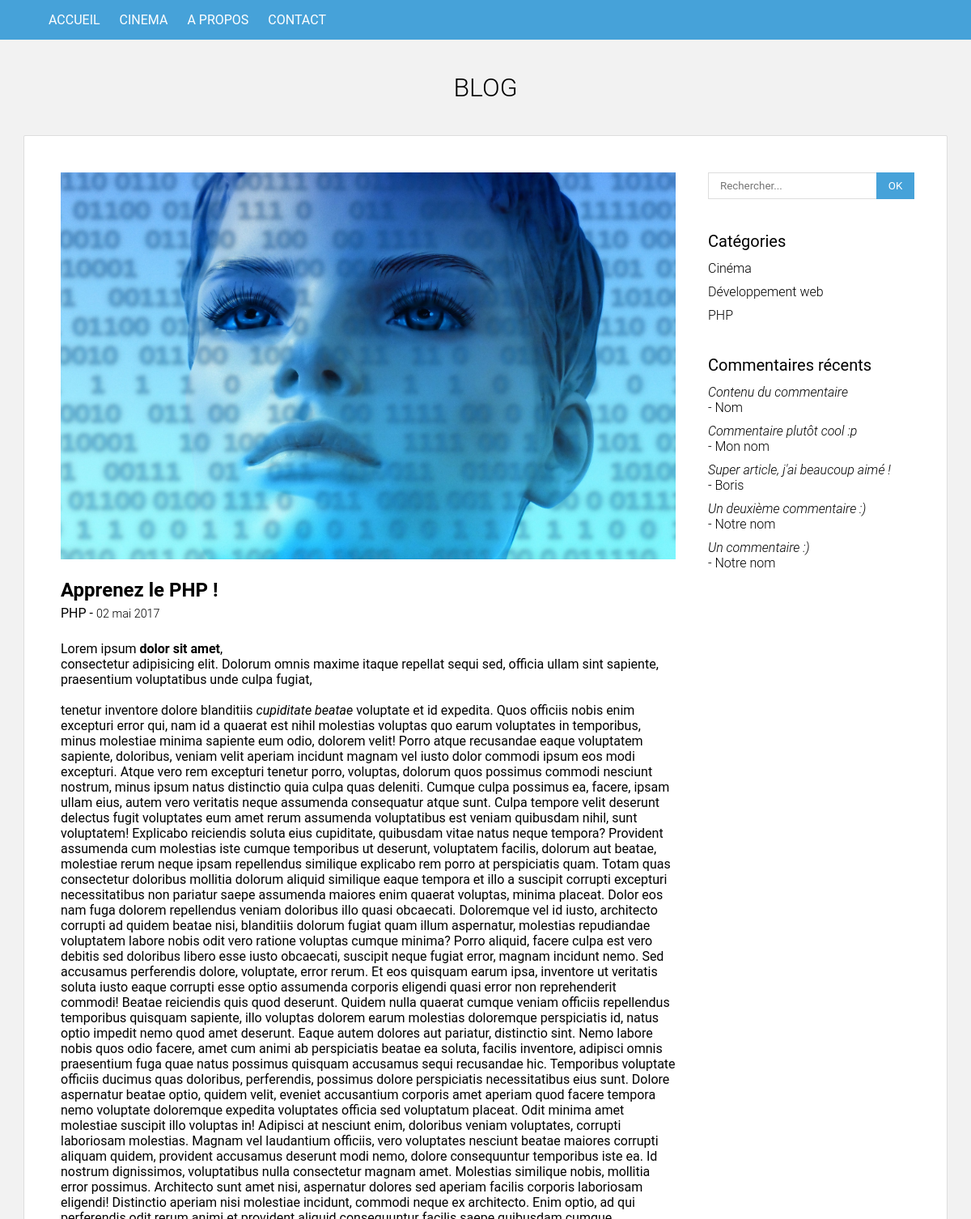
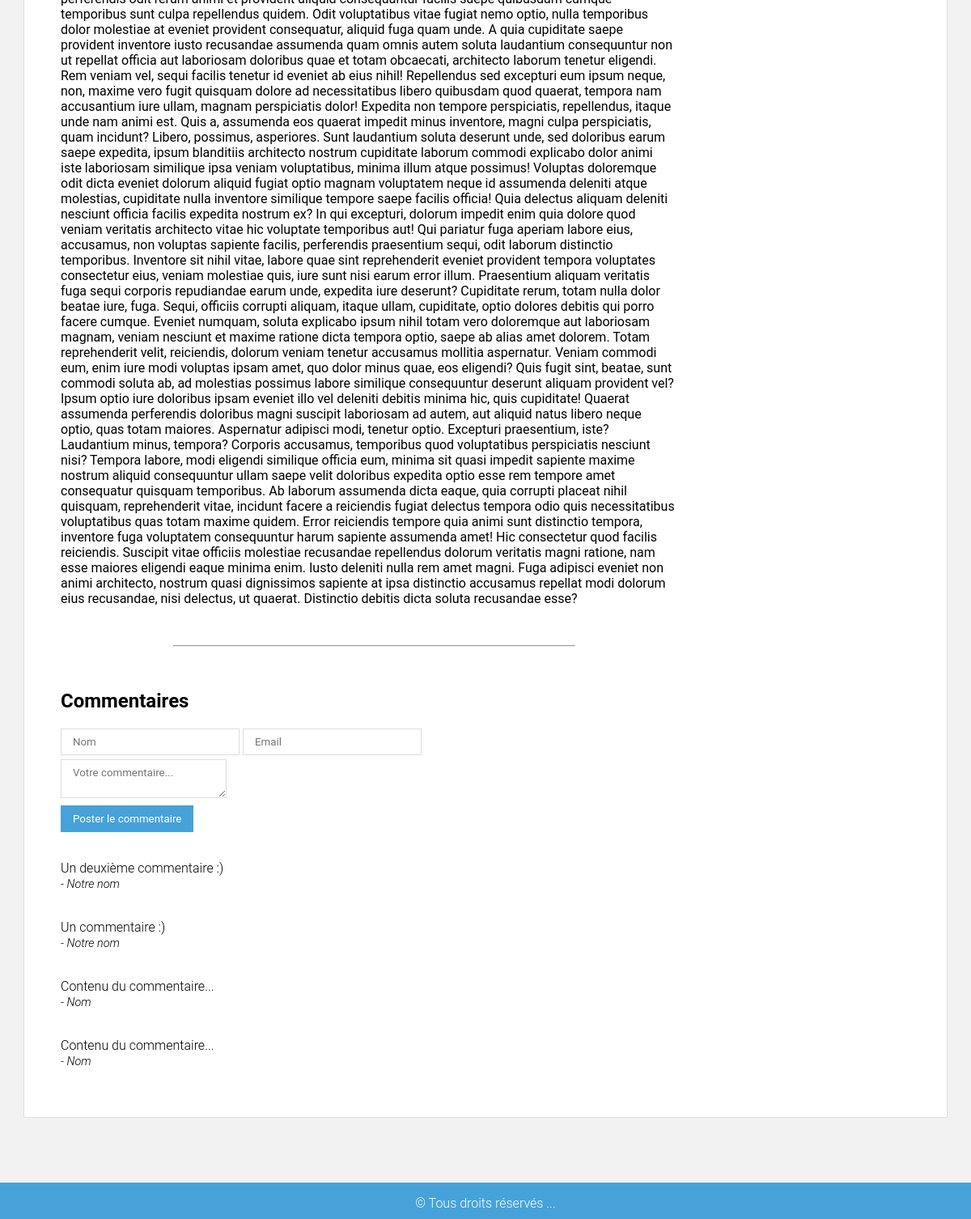
The page /article.php?id=6 on the database its author committed (2 pictures, top to bottom).
### tables this page shows
CREATE TABLE `articles` (
  `id` int(11) NOT NULL,
  `titre` varchar(255) NOT NULL,
  `contenu` text NOT NULL,
  `categorie` varchar(255) NOT NULL,
  `datetime_post` datetime NOT NULL
);

CREATE TABLE `categories` (
  `id` int(11) NOT NULL,
  `categorie` varchar(255) NOT NULL,
  `categorie_url` varchar(255) NOT NULL
);

CREATE TABLE `commentaires` (
  `id` int(11) NOT NULL,
  `id_article` int(11) NOT NULL,
  `nom` varchar(255) NOT NULL,
  `email` varchar(255) NOT NULL,
  `contenu` text NOT NULL
);

### php/functions.php (called while the page is built)
<?php
function getNomCategorie($slug) {
	global $bdd;
	$categorie = $bdd->prepare('SELECT categorie FROM categories WHERE categorie_url = ?');
	$categorie->execute([$slug]);
	$categorie = $categorie->fetchColumn();
	return $categorie;
}

### php/config.php (called while the page is built)
<?php
try {
	$bdd = new PDO('mysql:host=127.0.0.1;dbname=blog;charset=utf8', 'root', '');
	$bdd->query('SET lc_time_names = "fr_FR"');
} catch (Exception $e) {
	exit('Erreur: '.$e->getMessage());
}
$side_categories = $bdd->query('SELECT * FROM categories ORDER BY categorie');
$side_commentaires = $bdd->query('SELECT * FROM commentaires ORDER BY id DESC LIMIT 5');

### article.php (the view, shortened to what this page needs)
<?php
require_once 'php/config.php';
require_once 'php/functions.php';
if(!empty($_GET['id'])) {
	$id = htmlspecialchars($_GET['id']);
	$article = $bdd->prepare('SELECT *, DATE_FORMAT(datetime_post, "%d %M %Y") date_formatee FROM articles WHERE id = ?');
	$article->execute([$id]);
	$article = $article->fetch(PDO::FETCH_ASSOC);
	$commentaires = $bdd->prepare('SELECT * FROM commentaires WHERE id_article = ? ORDER BY id DESC');
	$commentaires->execute([$article['id']]);
} else {
	header('Location: /');
	exit();
}
?>
<!DOCTYPE html>
<html>
<head>
	<link rel="stylesheet" type="text/css" href="css/style.css">
</head>
<body>
<?php include_once 'includes/head.php' ?>
<article>
	<img src="images/miniatures/<?= $article['id'] ?>.jpg" alt="miniature">
	<h2><?= $article['titre'] ?></h2>
	<span class="categorie"><?= getNomCategorie($article['categorie']) ?></span> - <span class="date"><?= $article['date_formatee'] ?></span>
	<div class="contenu">
		<?= htmlspecialchars_decode(nl2br($article['contenu'])) ?>
	</div>
</article>
<hr>
<section id="commentaires" class="commentaires">
	<h2>Commentaires</h2>
	<form method="POST" action="#commentaires">
		<input type="text" name="nom" placeholder="Nom"<?php if(isset($nom)) { echo ' value="'.$nom.'"'; } ?> required>
		<input type="email" name="email" placeholder="Email"<?php if(isset($email)) { echo ' value="'.$email.'"'; } ?> required>
		<br>
		<textarea name="contenu" placeholder="Votre commentaire..." required><?php if(isset($contenu)) { echo $contenu; } ?></textarea>
		<br>
		<input type="submit" name="commentaire" value="Poster le commentaire">
	</form>
	<?php while($c = $commentaires->fetch(PDO::FETCH_ASSOC)) { ?>
	<div class="commentaire">
		<p><?= $c['contenu'] ?></p>
		<span class="auteur">- <?= $c['nom'] ?></span>
	</div>
	<?php } ?>
</section>
<?php include_once 'includes/foot.php' ?>
</body>
</html>

### includes/foot.php (shortened to what this page needs)
	</section>
	<section class="sidebar">
		<form method="GET" action="/">
			<input type="text" name="q" placeholder="Rechercher..."<?php if(isset($query)) { echo ' value="'.$query.'"'; } ?>>
			<input type="submit" value="OK">
		</form>
		<h4>Catégories</h4>
		<ul>
			<?php while($c = $side_categories->fetch(PDO::FETCH_ASSOC)) { ?>
			<li><a href="/?categorie=<?= $c['categorie_url'] ?>"><?= $c['categorie'] ?></a></li>
			<?php } ?>
		</ul>
		<h4>Commentaires récents</h4>
		<ul>
			<?php while($c = $side_commentaires->fetch(PDO::FETCH_ASSOC)) { ?>
			<li>
				<a href="article.php?id=<?= $c['id_article'] ?>#commentaires">
					<i><?= substr($c['contenu'], 0, 100) ?></i><br>
					- <?= $c['nom'] ?>
				</a>
			</li>
			<?php } ?>
		</ul>
	</section>
</div>
<footer>
	<div class="container">
		<p>&copy; Tous droits réservés ...</p>
	</div>
</footer>

### css/style.css (style rules this page uses)
html, body { margin: 0; padding: 0; font-family: Roboto, sans-serif; background: #f2f2f2; }
a { text-decoration: none; color: #000; transition: color .3s ease; }
.container { width: 1100px; margin: 0 auto; }
img { width: 100%; }
.date { font-weight: 300; font-size: 0.9em; }
p { margin: 10px 0 0 0; font-weight: 300; }
.sidebar { width: 25%; float: right; margin-top: 25px; }
input, textarea { outline: none; background: #fff; border: 1px solid #dddddd; padding: 8px 14px; font-family: Roboto, sans-serif; }
.commentaires textarea { margin: 5px 0; }
.sidebar input[type=text] { width: 65%; }
input[type=submit] { border-color: #46a2d9; background: #46a2d9; color: #fff; }
.sidebar input[type=submit] { position: relative; left: -5px; }
.sidebar h4 { margin: 40px 0 12px 0; font-weight: 400; font-size: 1.25em; }
.sidebar ul { margin: 0; padding: 0 10px 0 0; font-weight: 300; }
.sidebar ul li { list-style-type: none; margin-bottom: 10px; }
footer { background: #46a2d9; color: #fff; text-align: center; padding: 6px 0 10px 0; margin-top: 80px; }
article, .commentaires { padding: 25px 40px 40px 25px; }
article h2 { margin-bottom: 5px; }
article .contenu { margin-top: 25px; }
hr { color: #dddd; width: 60%; }
.commentaire { margin-top: 35px; }
.commentaire p { margin-bottom: 0; }
.commentaire .auteur { font-size: 0.9em; font-weight: 300; font-style: italic; }

### rows shown on the page
articles: titre "Apprenez le PHP !", categorie.categorie "PHP", contenu "Lorem ipsum dolor sit amet , consectetur adipisicing elit. Dolorum omnis maxime itaque repellat sequi sed, officia ullam sint sapiente, praesentium voluptatibus unde culpa fugiat, tenetur inventore dolore blanditiis cupiditate beatae voluptate et id expedita. Quos officiis nobis enim excepturi error qui, nam id a quaerat est nihil molestias voluptas quo earum voluptates in temporibus, minus molestiae minima sapiente eum odio, dolorem velit! Porro atque recusandae eaque voluptatem sapiente, doloribus, veniam velit aperiam incidunt magnam vel iusto dolor commodi ipsum eos modi excepturi. Atque vero rem excepturi tenetur porro, voluptas, dolorum quos possimus commodi nesciunt nostrum, minus…"
commentaires: contenu "Un deuxième commentaire :)", nom "Notre nom"
commentaires: contenu "Un commentaire :)", nom "Notre nom"
commentaires: contenu "Contenu du commentaire...", nom "Nom"
commentaires: contenu "Contenu du commentaire...", nom "Nom"
categories: categorie "Cinéma"
categories: categorie "Développement web"
categories: categorie "PHP"
commentaires: contenu "Contenu du commentaire", nom "Nom"
commentaires: contenu "Commentaire plutôt cool :p", nom "Mon nom"
commentaires: contenu "Super article, j'ai beaucoup aimé !", nom "Boris"

### other values the page prints
$article['date_formatee'] "02 mai 2017"
